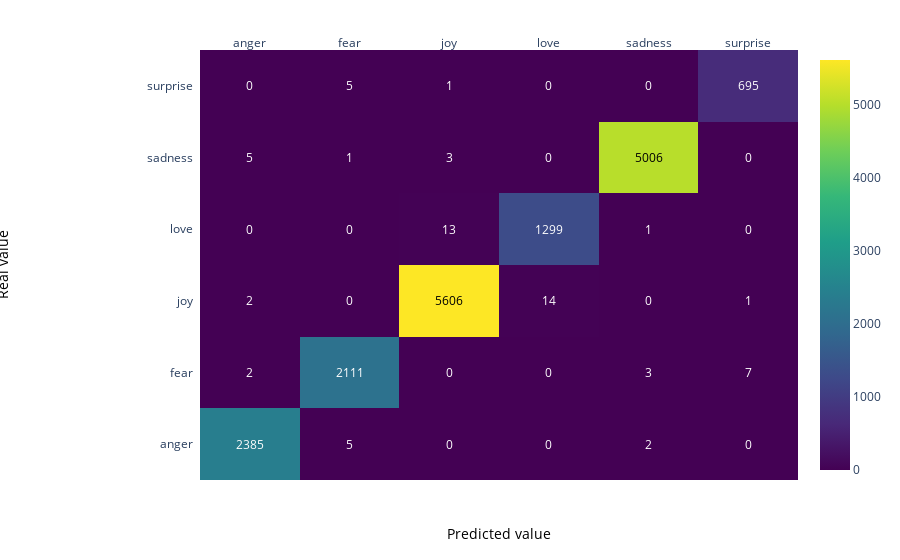

The code cell stored with this chart in its notebook:
### Markdown cell above
### Matrice de confusion données d'entrainement

### Code cell
z = confusion_matrix(all_predictions, y_train)

x = list(np.unique(df.Emotion))
y =  list(np.unique(df.Emotion))

# change each element of z to type string for annotations
z_text = [[str(y) for y in x] for x in z]

# set up figure 
fig = ff.create_annotated_heatmap(z, x=x, y=y, annotation_text=z_text, colorscale='Viridis')

# add custom xaxis title
fig.add_annotation(dict(font=dict(color="black",size=14),
                        x=0.5,
                        y=-0.15,
                        showarrow=False,
                        text="Predicted value",
                        xref="paper",
                        yref="paper"))

# add custom yaxis title
fig.add_annotation(dict(font=dict(color="black",size=14),
                        x=-0.35,
                        y=0.5,
                        showarrow=False,
                        text="Real value",
                        textangle=-90,
                        xref="paper",
                        yref="paper"))

# adjust margins to make room for yaxis title
fig.update_layout(margin=dict(t=50, l=200))

# add colorbar
fig['data'][0]['showscale'] = True
fig.show()

### Figure 1 — Plotly figure (JSON) as saved in the notebook; plotly's stock layout.template omitted (floating-point values rounded to 4 significant figures)
{"data": [{"colorscale": [[0, "#440154"], [0.1111, "#482878"], [0.2222, "#3e4989"], [0.3333, "#31688e"], [0.4444, "#26828e"], [0.5556, "#1f9e89"], [0.6667, "#35b779"], [0.7778, "#6ece58"], [0.8889, "#b5de2b"], [1, "#fde725"]], "reversescale": false, "showscale": true, "type": "heatmap", "x": ["anger", "fear", "joy", "love", "sadness", "surprise"], "y": ["anger", "fear", "joy", "love", "sadness", "surprise"], "z": [[2385, 5, 0, 0, 2, 0], [2, 2111, 0, 0, 3, 7], [2, 0, 5606, 14, 0, 1], [0, 0, 13, 1299, 1, 0], [5, 1, 3, 0, 5006, 0], [0, 5, 1, 0, 0, 695]]}], "layout": {"annotations": [{"font": {"color": "#FFFFFF"}, "showarrow": false, "text": "2385", "x": "anger", "xref": "x", "y": "anger", "yref": "y"}, {"font": {"color": "#FFFFFF"}, "showarrow": false, "text": "5", "x": "fear", "xref": "x", "y": "anger", "yref": "y"}, {"font": {"color": "#FFFFFF"}, "showarrow": false, "text": "0", "x": "joy", "xref": "x", "y": "anger", "yref": "y"}, {"font": {"color": "#FFFFFF"}, "showarrow": false, "text": "0", "x": "love", "xref": "x", "y": "anger", "yref": "y"}, {"font": {"color": "#FFFFFF"}, "showarrow": false, "text": "2", "x": "sadness", "xref": "x", "y": "anger", "yref": "y"}, {"font": {"color": "#FFFFFF"}, "showarrow": false, "text": "0", "x": "surprise", "xref": "x", "y": "anger", "yref": "y"}, {"font": {"color": "#FFFFFF"}, "showarrow": false, "text": "2", "x": "anger", "xref": "x", "y": "fear", "yref": "y"}, {"font": {"color": "#FFFFFF"}, "showarrow": false, "text": "2111", "x": "fear", "xref": "x", "y": "fear", "yref": "y"}, {"font": {"color": "#FFFFFF"}, "showarrow": false, "text": "0", "x": "joy", "xref": "x", "y": "fear", "yref": "y"}, {"font": {"color": "#FFFFFF"}, "showarrow": false, "text": "0", "x": "love", "xref": "x", "y": "fear", "yref": "y"}, {"font": {"color": "#FFFFFF"}, "showarrow": false, "text": "3", "x": "sadness", "xref": "x", "y": "fear", "yref": "y"}, {"font": {"color": "#FFFFFF"}, "showarrow": false, "text": "7", "x": "surprise", "xref": "x", "y": "fear", "yref": "y"}, {"font": {"color": "#FFFFFF"}, "showarrow": false, "text": "2", "x": "anger", "xref": "x", "y": "joy", "yref": "y"}, {"font": {"color": "#FFFFFF"}, "showarrow": false, "text": "0", "x": "fear", "xref": "x", "y": "joy", "yref": "y"}, {"font": {"color": "#000000"}, "showarrow": false, "text": "5606", "x": "joy", "xref": "x", "y": "joy", "yref": "y"}, {"font": {"color": "#FFFFFF"}, "showarrow": false, "text": "14", "x": "love", "xref": "x", "y": "joy", "yref": "y"}, {"font": {"color": "#FFFFFF"}, "showarrow": false, "text": "0", "x": "sadness", "xref": "x", "y": "joy", "yref": "y"}, {"font": {"color": "#FFFFFF"}, "showarrow": false, "text": "1", "x": "surprise", "xref": "x", "y": "joy", "yref": "y"}, {"font": {"color": "#FFFFFF"}, "showarrow": false, "text": "0", "x": "anger", "xref": "x", "y": "love", "yref": "y"}, {"font": {"color": "#FFFFFF"}, "showarrow": false, "text": "0", "x": "fear", "xref": "x", "y": "love", "yref": "y"}, {"font": {"color": "#FFFFFF"}, "showarrow": false, "text": "13", "x": "joy", "xref": "x", "y": "love", "yref": "y"}, {"font": {"color": "#FFFFFF"}, "showarrow": false, "text": "1299", "x": "love", "xref": "x", "y": "love", "yref": "y"}, {"font": {"color": "#FFFFFF"}, "showarrow": false, "text": "1", "x": "sadness", "xref": "x", "y": "love", "yref": "y"}, {"font": {"color": "#FFFFFF"}, "showarrow": false, "text": "0", "x": "surprise", "xref": "x", "y": "love", "yref": "y"}, {"font": {"color": "#FFFFFF"}, "showarrow": false, "text": "5", "x": "anger", "xref": "x", "y": "sadness", "yref": "y"}, {"font": {"color": "#FFFFFF"}, "showarrow": false, "text": "1", "x": "fear", "xref": "x", "y": "sadness", "yref": "y"}, {"font": {"color": "#FFFFFF"}, "showarrow": false, "text": "3", "x": "joy", "xref": "x", "y": "sadness", "yref": "y"}, {"font": {"color": "#FFFFFF"}, "showarrow": false, "text": "0", "x": "love", "xref": "x", "y": "sadness", "yref": "y"}, {"font": {"color": "#000000"}, "showarrow": false, "text": "5006", "x": "sadness", "xref": "x", "y": "sadness", "yref": "y"}, {"font": {"color": "#FFFFFF"}, "showarrow": false, "text": "0", "x": "surprise", "xref": "x", "y": "sadness", "yref": "y"}, {"font": {"color": "#FFFFFF"}, "showarrow": false, "text": "0", "x": "anger", "xref": "x", "y": "surprise", "yref": "y"}, {"font": {"color": "#FFFFFF"}, "showarrow": false, "text": "5", "x": "fear", "xref": "x", "y": "surprise", "yref": "y"}, {"font": {"color": "#FFFFFF"}, "showarrow": false, "text": "1", "x": "joy", "xref": "x", "y": "surprise", "yref": "y"}, {"font": {"color": "#FFFFFF"}, "showarrow": false, "text": "0", "x": "love", "xref": "x", "y": "surprise", "yref": "y"}, {"font": {"color": "#FFFFFF"}, "showarrow": false, "text": "0", "x": "sadness", "xref": "x", "y": "surprise", "yref": "y"}, {"font": {"color": "#FFFFFF"}, "showarrow": false, "text": "695", "x": "surprise", "xref": "x", "y": "surprise", "yref": "y"}, {"font": {"color": "black", "size": 14}, "showarrow": false, "text": "Predicted value", "x": 0.5, "xref": "paper", "y": -0.15, "yref": "paper"}, {"font": {"color": "black", "size": 14}, "showarrow": false, "text": "Real value", "textangle": -90, "x": -0.35, "xref": "paper", "y": 0.5, "yref": "paper"}], "margin": {"l": 200, "t": 50}, "xaxis": {"dtick": 1, "gridcolor": "rgb(0, 0, 0)", "side": "top", "ticks": ""}, "yaxis": {"dtick": 1, "ticks": "", "ticksuffix": "  "}}}
